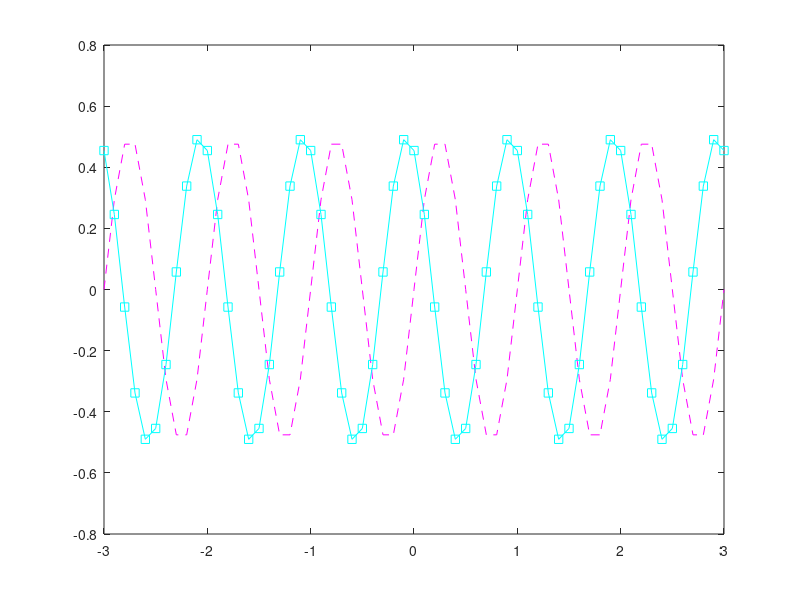

Write the MATLAB code that produced this figure.
clc
clear
close all

t = -3: 0.1: 3;

f = sin(pi*t) .* cos(pi*t); % linie intrerupta mov
g = sin(pi*t+1) .* cos(pi*t+1); % markere-patrat albastru-deschis cu linie continua


plot(t, f, '--m', t, g, 's-c')


